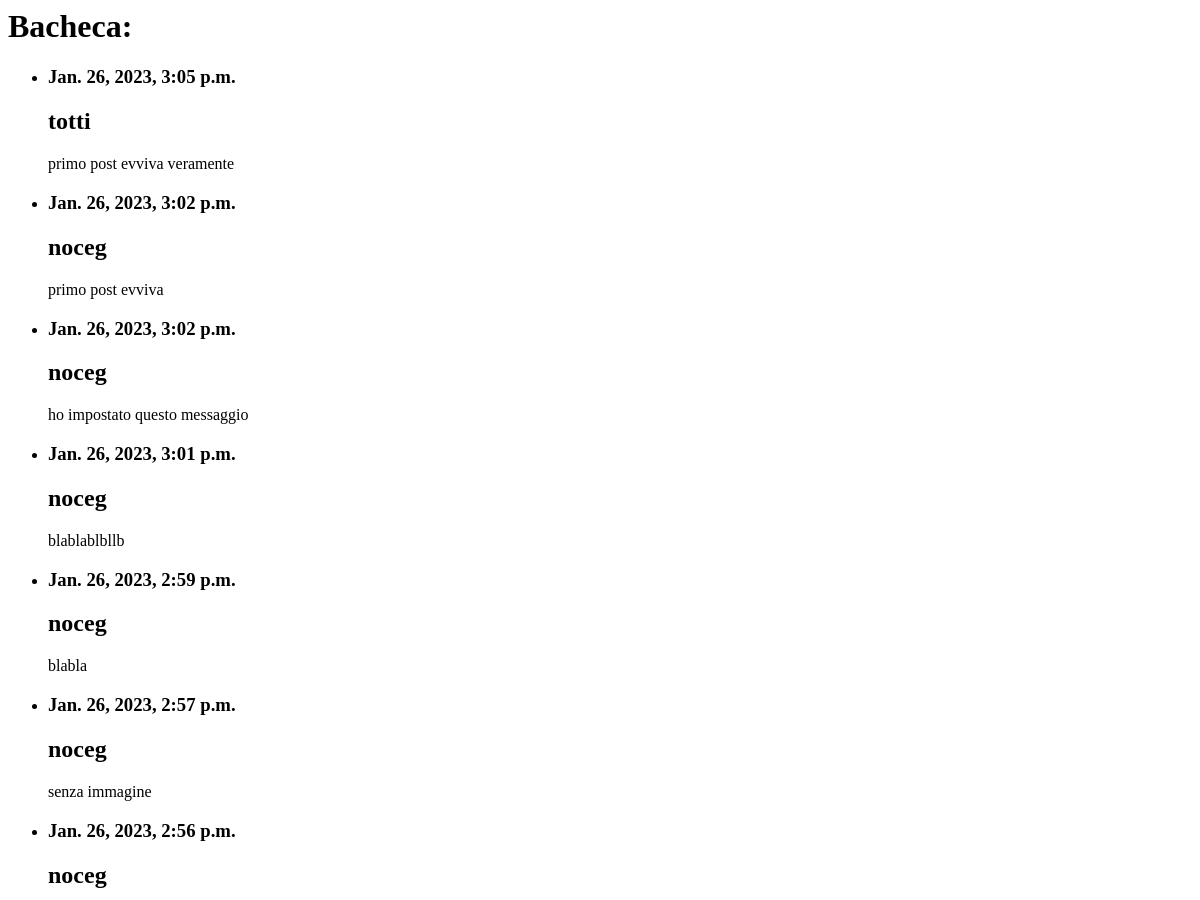
The page /bacheca/ (upper part) on the database as committed earlier.
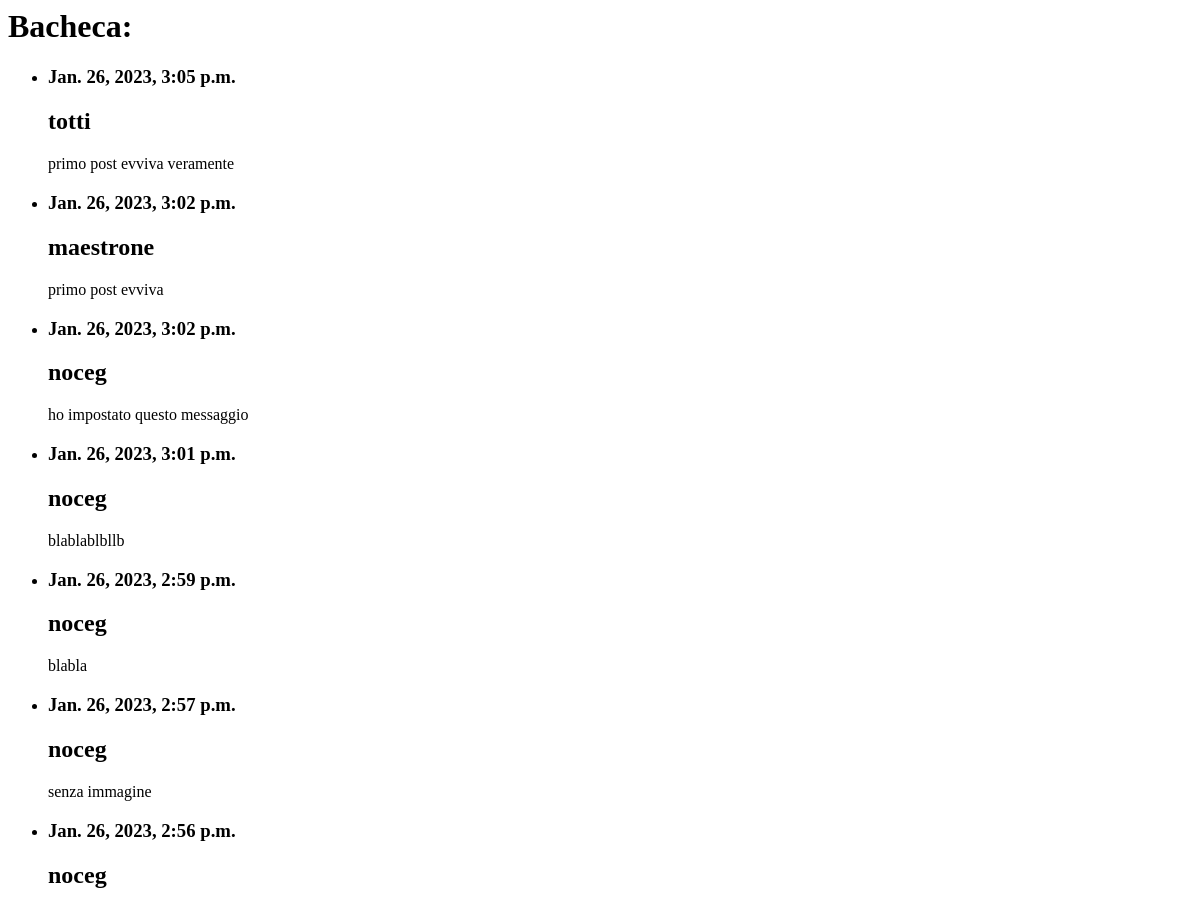
The same page on the database as committed later.
### bacheca/models.py (models this page shows)
class Post(models.Model):
    autore = models.ForeignKey(User, on_delete=models.PROTECT)
    ora_creazione = models.DateTimeField(auto_now_add=True)
    messaggio = models.TextField(max_length=256)
    immagine = models.ImageField(
        upload_to='images/', blank=True, null=True)

### bacheca/views.py (the view)
# urls.py: path('', BachecaView.as_view(), name='bacheca'),
class BachecaView(ListView):
    model = Post
    template_name = "/bacheca/post_list.html"
    ordering = ['-ora_creazione']

### bacheca/templates/bacheca/post_list.html (shortened to what this page needs)
<h1>Bacheca:</h1>
<ul>
  {% for post in object_list %}
    <li>
    <h3> {{post.ora_creazione }} </h3>
    <h2>{{ post.autore }} </h2>
    <p> {{ post.messaggio }}</p>
    </li>
  {% endfor %}
</ul>

Rows that differ between the two databases and show on the page:
changed Post "primo post evviva": autore "noceg" → "maestrone"
